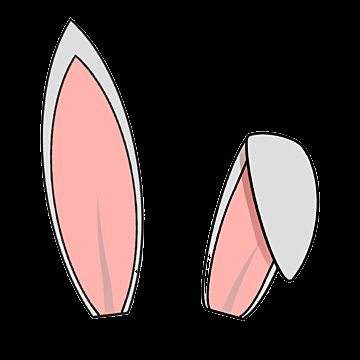
#> input picture images/ears.png, 360 x 360 px, given in place of ears.jpg, which was not available
$ python read_img.py
#> lines starting #> are read from the running program, lines starting #| are printed output that depends on the picture
import cv2

image = cv2.imread('ears.jpg') # reading the img by pixels
#> image is the input picture: shape (360, 360, 3); mean B, G, R 50.7, 51.4, 62.9
cv2.imshow('memories', image) # displaying the read image

print(image) # displays the color scheme in 3d array/matrix
#> (printed output is left out)
print(image.shape)
#| (360, 360, 3)

# converting the img to greyscale
gray_img = cv2.cvtColor(image, cv2.COLOR_BGR2GRAY) # other filters - BGR2Luv, BGR2HSV
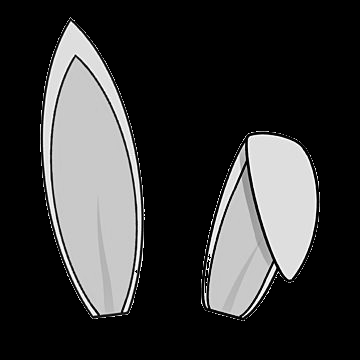
#> gray_img: shape (360, 360); min 0, max 255, mean 54.8
cv2.imshow('grey', gray_img)
print(gray_img)
#> (printed output is left out)

cv2.waitKey(0) # allows the display screen to stay for more than a milli second [takes argument in milliseconds]

$ run again, with images/solar-system.jpg saved as images/ears.png
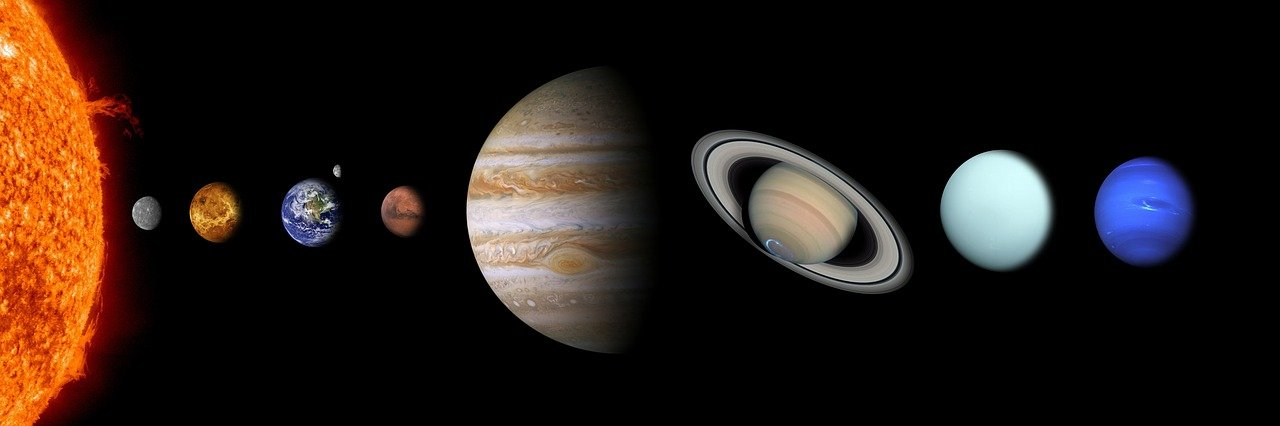
#> input picture images/solar-system.jpg, 1280 x 426 px, given in place of ears.jpg, which was not available
#> image is the input picture: shape (426, 1280, 3); mean B, G, R 20.5, 25.8, 36.5
#> (printed output is left out)
#| (426, 1280, 3)
#> `gray_img = cv2.cvtColor(image, cv2.COLOR_BGR2GRAY)`:
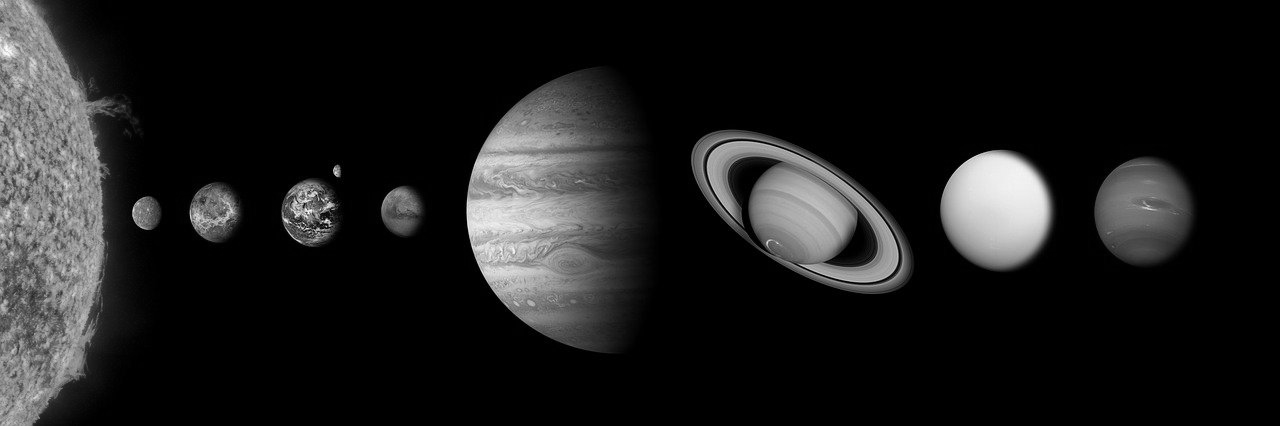
#> gray_img: shape (426, 1280); min 0, max 253, mean 28.4
#> (printed output is left out)
